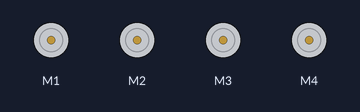
The sketch below on a simulated Arduino Uno, built with avr-gcc and run on an emulated ATmega328P. On the bench: 4 × DC motor (green arrow = forward, orange = backward, longer = faster). At 12.6 s the program stops and its outputs stay as they are.

Above: at 0.5 s.
At 3.1 s:
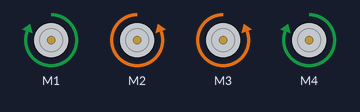
At 4.5 s:
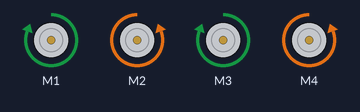
Timing chart, 0 to 6.6 s (numbered marks = the images above):
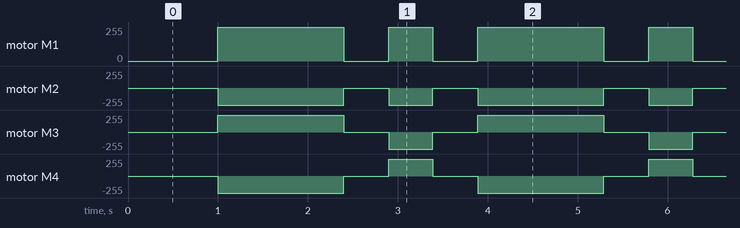

The sketch:

Quadrado.ino
```cpp
#include <AFMotor.h>

AF_DCMotor motor1(1);
AF_DCMotor motor2(2);
AF_DCMotor motor3(3);
AF_DCMotor motor4(4);

int i = 0;
int tempo1 = 1400;
int tempo2 = 490;

void moverFrente(int tempo);
void virarDireita(int tempo);
void parar();

void setup() {
  motor1.setSpeed(255);
  motor2.setSpeed(255);
  motor3.setSpeed(255);
  motor4.setSpeed(255);
}

void loop() {
  delay(1000);
  for (i = 0; i < 4; i++) {
    moverFrente(tempo1);
    parar();
    virarDireita(tempo2);
    parar();
  }
  while(true){}
}

void moverFrente(int tempo1) {
  motor1.run(FORWARD);
  motor3.run(FORWARD);
  motor2.run(BACKWARD);
  motor4.run(BACKWARD);
  delay(tempo1);
}

void virarDireita(int tempo2) {
  motor1.run(FORWARD);
  motor3.run(BACKWARD);
  motor2.run(BACKWARD);
  motor4.run(FORWARD);
  delay(tempo2);
}

void parar() {
  motor1.run(RELEASE);
  motor3.run(RELEASE);
  motor2.run(RELEASE);
  motor4.run(RELEASE);
  delay(500);
}
```

Measured:
- by itself, motor M1: repeats every 2.9 s: stopped 0.50 s, forward 255/255 0.49 s, stopped 0.50 s, forward 255/255 1.4 s
- by itself, motor M2: repeats every 2.9 s: stopped 0.50 s, backward 255/255 0.49 s, stopped 0.50 s, backward 255/255 1.4 s
- by itself, motor M3: repeats every 2.9 s: stopped 0.50 s, backward 255/255 0.49 s, stopped 0.50 s, forward 255/255 1.4 s
- by itself, motor M4: repeats every 2.9 s: stopped 0.50 s, forward 255/255 0.49 s, stopped 0.50 s, backward 255/255 1.4 s
